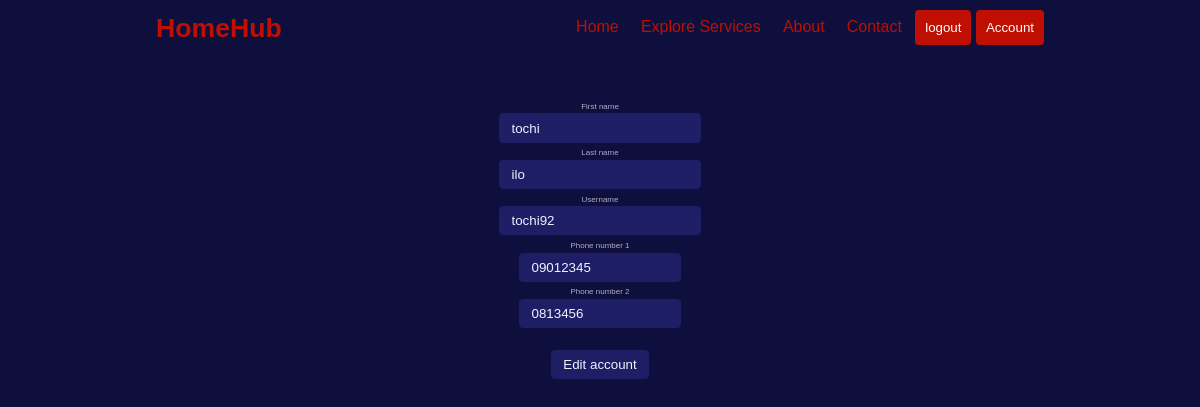
The page /edit_account/ (signed in) on the database its author committed.
### app/models.py (models this page shows, shortened)
class User(db.Model, UserMixin):
    id = db.Column(db.Integer, primary_key=True)
    first_name = db.Column(db.String(20), nullable=False)
    last_name = db.Column(db.String(20), nullable=False)
    username = db.Column(db.String(20), unique=True, nullable=False)
    email = db.Column(db.String(40), nullable=False)
    password_hash = db.Column(db.String(250), nullable=False)
    phone_number = db.Column(db.String(15), nullable=False)
    phone_number_2 = db.Column(db.String(15))
    last_seen = db.Column(db.DateTime, default=lambda: datetime.now(timezone.utc))
    posts = db.relationship(
        'Post', backref='agent', lazy=True)

### app/routes.py (the view)
@app.route('/edit_account/', methods=['GET', 'POST'])
@login_required
def edit_account():
    form = EditAccountForm()
    if form.validate_on_submit():
        current_user.first_name = form.first_name.data
        current_user.last_name = form.last_name.data
        current_user.username = form.username.data
        current_user.phone_number = form.phone_number.data
        current_user.phone_number_2 = form.phone_number_2.data
        db.session.commit()
        flash('your changes has been saved')
        return redirect(url_for('account'))
    elif request.method == 'GET':
        form.first_name.data = current_user.first_name
        form.last_name.data = current_user.last_name
        form.username.data = current_user.username
        form.phone_number.data = current_user.phone_number
        form.phone_number_2.data = current_user.phone_number_2
    return render_template('edit_account.html', title='account page', form=form)

### app/forms.py (shortened to what this page needs)
class EditAccountForm(FlaskForm):
    first_name = StringField('First name', validators=[DataRequired()])
    last_name = StringField('Last name', validators=[DataRequired()])
    username = StringField('Username', validators=[DataRequired()])
    phone_number = StringField('Phone number 1', validators=[DataRequired()])
    phone_number_2 = StringField('Phone number 2', validators=[Optional()])
    submit = SubmitField('Edit account')

### app/models.py (called while the page is built)
@login.user_loader
def load_user(id):
    return User.query.get(int(id))

### app/routes.py (called while the page is built)
@app.before_request
def before_request():
    if current_user.is_authenticated:
        current_user.last_seen = datetime.now(timezone.utc)
        db.session.commit()

### app/templates/edit_account.html (shortened to what this page needs)
{% extends 'base.html' %}
    {% block content %}
        <section class="empty__page">
            <div>
                <form action="" method="POST" enctype="multipart/form-data">
                    <p>
                        {{ form.first_name.label }}<br>
                        {{ form.first_name(size=20) }}<br>
                    </p>
                    <p>
                        {{ form.last_name.label }}<br>
                        {{ form.last_name(size=20) }}<br>
                    </p>
                    <p>
                        {{ form.username.label }}<br>
                        {{ form.username(size=20) }}<br>
                    </p>
                    <p>
                        {{ form.phone_number.label }}<br>
                        {{ form.phone_number(size=15) }}<br>
                    </p>
                    <p>
                        {{ form.phone_number_2.label }}<br>
                        {{ form.phone_number_2(size=15) }}<br>
                    </p>
                    <br>
                    <p>{{ form.submit() }}</p>
                </form>
            </div>
        </section>
    {% endblock content %}

### app/static/css/styles.css (style rules this page uses)
:root { --white: #fff; --black: #222; --green: #be0f02; --grey1: #f0f0f0; --grey2: #e9d7d3; }
*, *::before, *::after { margin: 0; padding: 0; box-sizing: inherit; }
html { box-sizing: border-box; font-size: 55.5%; scroll-behavior: smooth; }
body { font-family: "Roboto", sans-serif; font-size: 1.6rem; background-color: var(--white); font-weight: 400; font-style: normal; }
:root { --color-primary: #6f6af8; --color-primary-light: hsl(242, 91%, 69%, 18%); --color-primary-variant: #5854c7; --color-red: #da0f3f; --color-red-light: hsl(346, 87%, 46%, 15%); --color-green: #00c476; --color-green-light: hsl(156, 100%, 38%, 15%); --color-gray-900: #1e1e66; --color-gray-700: #2d2b7c; --color-gray-300: rgba(242, 242, 254, 0.3); --color-gray-200: rgba(242, 242, 254, 0.7); --color-white: #f2f2fe; --color-bg: #0f0f3e; --transition: all 300ms ease; --container-width-lg: 74%; --container-width-md: 88%; --form-width: 40%; --card-border-radius-1: 0.3rem; --card-border-radius-2: 0.5rem; --card-border-radius-3: 0.8rem; --card-border-radius-4: 2rem; --card-border-radius-5: 5rem; }
* { margin: 0; padding: 0; outline: 0; border: 0; appearance: 0; list-style: none; text-decoration: none; box-sizing: border-box; }
body { font-family: 'Montserrat', sans-serif; line-height: 1.6; color: var(--color-gray-200); overflow-x: hidden; background: var(--color-bg); font-size: 0.9rem; }
section { margin-top: 3rem; width: 100vw; }
.empty__page { height: 40vh; text-align: center; display: grid; place-items: center; }
form { display: flex; flex-direction: column; gap: 0.5rem; }
input, textarea, select { padding: 0.8rem 1.4rem; background-color: var(--color-gray-900); border-radius: var(--card-border-radius-2); resize: none; color: var(--color-white); }

### rows shown on the page
User: first_name "tochi", last_name "ilo", username "tochi92", phone_number "09012345", phone_number_2 "0813456"
